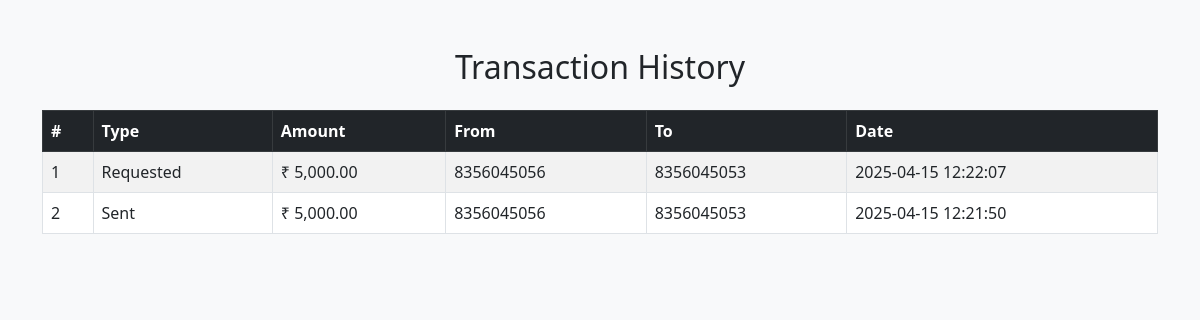
The app's page /transactions.php (signed in) with its own data.
### tables this page shows
CREATE TABLE `transactions` (
  `transaction_id` int(11) NOT NULL,
  `user_id` int(11) NOT NULL,
  `receiver_phone` varchar(15) NOT NULL,
  `amount` decimal(10,2) NOT NULL,
  `transaction_date` timestamp NOT NULL DEFAULT current_timestamp(),
  `transaction_type` varchar(20) DEFAULT NULL
);

CREATE TABLE `users` (
  `id` int(11) NOT NULL,
  `first_name` varchar(255) DEFAULT NULL,
  `last_name` varchar(255) DEFAULT NULL,
  `full_name` varchar(100) NOT NULL,
  `email` varchar(100) NOT NULL,
  `dob` date NOT NULL,
  `phone` varchar(20) DEFAULT NULL,
  `password` varchar(255) NOT NULL,
  `option_selected` varchar(50) DEFAULT NULL,
  `registration_date` timestamp NOT NULL DEFAULT current_timestamp()
);

### transactions.php (the view, shortened to what this page needs)
<?php
$servername = "localhost";
$username = "root";
$password = "";
$dbname = "wpl";
$conn = new mysqli($servername, $username, $password, $dbname);
$current_phone = $_SESSION['login'];
$stmt1 = $conn->prepare("SELECT id FROM users WHERE phone = ?");
$stmt1->bind_param("s", $current_phone);
$stmt1->execute();
$userResult = $stmt1->get_result();
$userData = $userResult->fetch_assoc();
$current_user_id = $userData['id'];
$query = "
    SELECT
        t.transaction_id,
        t.user_id,
        u1.phone AS sender_phone,
        t.receiver_phone,
        t.amount,
        t.transaction_type,
        t.transaction_date
    FROM transactions t
    JOIN users u1 ON t.user_id = u1.id
    WHERE t.user_id = ? OR t.receiver_phone = ?
    ORDER BY t.transaction_date DESC
";
$stmt2 = $conn->prepare($query);
$stmt2->bind_param("is", $current_user_id, $current_phone);
$stmt2->execute();
$result = $stmt2->get_result();
?>
<!DOCTYPE html>
<html>
<head>
    <link href="https://cdn.jsdelivr.net/npm/bootstrap@5.3.0/dist/css/bootstrap.min.css" rel="stylesheet">
</head>
<body class="bg-light">
<div class="container mt-5">
    <h2 class="text-center mb-4">Transaction History</h2>
    <table class="table table-bordered table-striped">
        <thead class="table-dark">
        <tr>
            <th>#</th>
            <th>Type</th>
            <th>Amount</th>
            <th>From</th>
            <th>To</th>
            <th>Date</th>
        </tr>
        </thead>
        <tbody>
        <?php
        $count = 1;
        while ($row = $result->fetch_assoc()) {
            $type = $row['transaction_type'];
            $amount = number_format($row['amount'], 2);
            $from = $row['sender_phone'];
            $to = $row['receiver_phone'];
            $date = $row['transaction_date'];
            if ($type === 'send') {
                $displayType = ($row['user_id'] == $current_user_id) ? "Sent" : "Received";
            } elseif ($type === 'request') {
                $displayType = "Requested";
            } else {
                $displayType = ucfirst($type);
            }
            echo "<tr>
                    <td>{$count}</td>
                    <td>{$displayType}</td>
                    <td>₹ {$amount}</td>
                    <td>{$from}</td>
                    <td>{$to}</td>
                    <td>{$date}</td>
                  </tr>";
            $count++;
        }
        ?>
        </tbody>
    </table>
</div>
</body>
</html>

### records on screen
transactions: transaction_type "Requested", amount "5,000.00", user.phone "8356045056", receiver_phone "8356045053", transaction_date "2025-04-15 12:22:07"
transactions: user "Sent", amount "5,000.00", user.phone "8356045056", receiver_phone "8356045053", transaction_date "2025-04-15 12:21:50"
